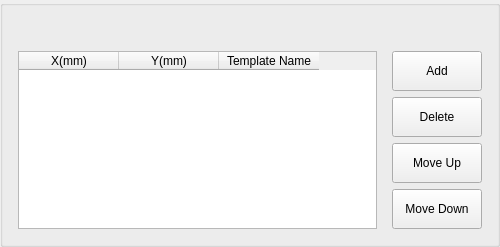
            <widget class="ISTAR::GUI::GroupBox" name="gb_dwLevelPoints">
             <property name="sizePolicy">
              <sizepolicy hsizetype="Preferred" vsizetype="Preferred">
               <horstretch>0</horstretch>
               <verstretch>0</verstretch>
              </sizepolicy>
             </property>
             <property name="minimumSize">
              <size>
               <width>500</width>
               <height>0</height>
              </size>
             </property>
             <property name="maximumSize">
              <size>
               <width>500</width>
               <height>16777215</height>
              </size>
             </property>
             <layout class="QGridLayout" name="gridLayout_10">
              <property name="leftMargin">
               <number>15</number>
              </property>
              <property name="topMargin">
               <number>45</number>
              </property>
              <property name="rightMargin">
               <number>15</number>
              </property>
              <property name="bottomMargin">
               <number>15</number>
              </property>
              <property name="horizontalSpacing">
               <number>15</number>
              </property>
              <property name="verticalSpacing">
               <number>6</number>
              </property>
              <item row="3" column="3">
               <widget class="QPushButton" name="btn_dwMove_dwLevelPoints">
                <property name="minimumSize">
                 <size>
                  <width>90</width>
                  <height>40</height>
                 </size>
                </property>
                <property name="maximumSize">
                 <size>
                  <width>90</width>
                  <height>16777215</height>
                 </size>
                </property>
                <property name="text">
                 <string>Move Down</string>
                </property>
               </widget>
              </item>
              <item row="0" column="0" rowspan="4" colspan="2">
               <widget class="ISTAR::GUI::TableWidget" name="tw_dwLevelPoints">
                <property name="minimumSize">
                 <size>
                  <width>250</width>
                  <height>0</height>
                 </size>
                </property>
                <column>
                 <property name="text">
                  <string>X(mm)</string>
                 </property>
                </column>
                <column>
                 <property name="text">
                  <string>Y(mm)</string>
                 </property>
                </column>
                <column>
                 <property name="text">
                  <string>Template Name</string>
                 </property>
                </column>
               </widget>
              </item>
              <item row="2" column="3">
               <widget class="QPushButton" name="btn_upMove_dwLevelPoints">
                <property name="minimumSize">
                 <size>
                  <width>90</width>
                  <height>40</height>
                 </size>
                </property>
                <property name="maximumSize">
                 <size>
                  <width>90</width>
                  <height>16777215</height>
                 </size>
                </property>
                <property name="text">
                 <string>Move Up</string>
                </property>
               </widget>
              </item>
              <item row="0" column="3">
               <widget class="QPushButton" name="btn_add_dwLevelPoints">
                <property name="minimumSize">
                 <size>
                  <width>90</width>
                  <height>40</height>
                 </size>
                </property>
                <property name="maximumSize">
                 <size>
                  <width>90</width>
                  <height>16777215</height>
                 </size>
                </property>
                <property name="text">
                 <string>Add</string>
                </property>
               </widget>
              </item>
              <item row="1" column="3">
               <widget class="QPushButton" name="btn_delete_dwLevelPoints">
                <property name="minimumSize">
                 <size>
                  <width>90</width>
                  <height>40</height>
                 </size>
                </property>
                <property name="maximumSize">
                 <size>
                  <width>90</width>
                  <height>16777215</height>
                 </size>
                </property>
                <property name="text">
                 <string>Delete</string>
                </property>
               </widget>
              </item>
             </layout>
            </widget>
